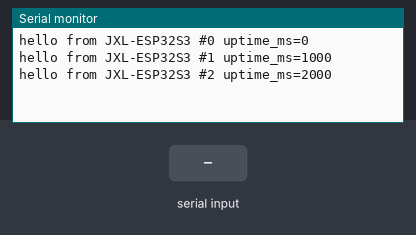
Bench run of a program on a simulated ESP32-S3. Shown: the last lines printed to the serial monitor. Inputs (shaded band) come from the test bench.

Above: at 2.8 s.
2.9 s: "1" received over Serial
At 3.8 s:
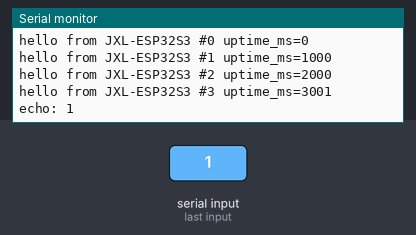
4.5 s: "0" received over Serial
At 5.7 s:
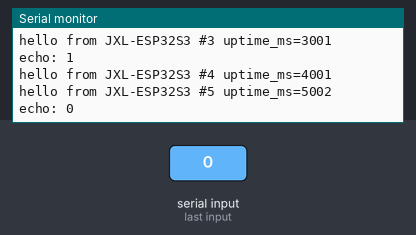
6.0 s: "2" received over Serial
At 6.5 s:
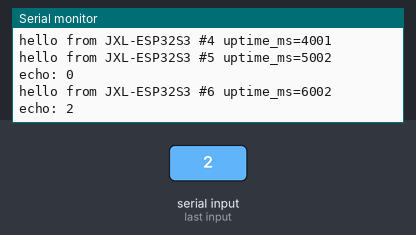

Measured:
- after the input at 2.9 s, the serial monitor: prints a new line after 0.10 s (image 1)
- after the input at 4.5 s, the serial monitor: prints a new line after 0.50 s (image 2)
- after the input at 6.0 s, the serial monitor: prints a new line at once (image 3)

The program:

main.cpp
```cpp
// Flash-path smoke test: print a counter over native USB serial, echo input.
#include <Arduino.h>

static uint32_t n = 0;

void setup() {
  Serial.begin(115200);
}

void loop() {
  Serial.printf("hello from JXL-ESP32S3 #%lu uptime_ms=%lu\n",
                (unsigned long)n++, (unsigned long)millis());
  while (Serial.available()) {
    Serial.printf("echo: %c\n", (char)Serial.read());
  }
  delay(1000);
}
```
